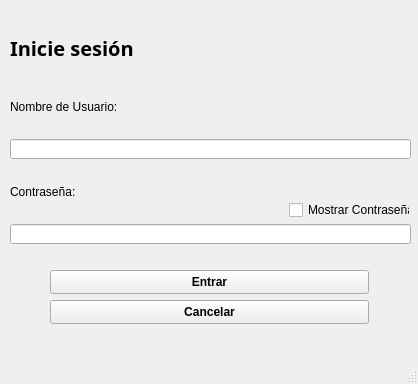
<?xml version="1.0" encoding="UTF-8"?>
<ui version="4.0">
 <class>iniciarsesion</class>
 <widget class="QMainWindow" name="iniciarsesion">
  <property name="geometry">
   <rect>
    <x>0</x>
    <y>0</y>
    <width>418</width>
    <height>384</height>
   </rect>
  </property>
  <property name="windowTitle">
   <string>MainWindow</string>
  </property>
  <widget class="QWidget" name="centralwidget">
   <widget class="QLineEdit" name="Username_Text">
    <property name="geometry">
     <rect>
      <x>10</x>
      <y>139</y>
      <width>401</width>
      <height>20</height>
     </rect>
    </property>
   </widget>
   <widget class="QLabel" name="label_2">
    <property name="geometry">
     <rect>
      <x>10</x>
      <y>80</y>
      <width>319</width>
      <height>53</height>
     </rect>
    </property>
    <property name="text">
     <string>Nombre de Usuario:</string>
    </property>
   </widget>
   <widget class="QPushButton" name="Entrar_Button">
    <property name="geometry">
     <rect>
      <x>50</x>
      <y>270</y>
      <width>319</width>
      <height>24</height>
     </rect>
    </property>
    <property name="font">
     <font>
      <family>System</family>
      <weight>75</weight>
      <bold>true</bold>
     </font>
    </property>
    <property name="text">
     <string>Entrar</string>
    </property>
   </widget>
   <widget class="QLabel" name="label">
    <property name="geometry">
     <rect>
      <x>10</x>
      <y>21</y>
      <width>401</width>
      <height>53</height>
     </rect>
    </property>
    <property name="font">
     <font>
      <family>Source Code Pro</family>
      <pointsize>15</pointsize>
      <weight>75</weight>
      <bold>true</bold>
     </font>
    </property>
    <property name="text">
     <string>Inicie sesión</string>
    </property>
   </widget>
   <widget class="QLabel" name="label_3">
    <property name="geometry">
     <rect>
      <x>10</x>
      <y>165</y>
      <width>319</width>
      <height>53</height>
     </rect>
    </property>
    <property name="text">
     <string>Contraseña:</string>
    </property>
   </widget>
   <widget class="QPushButton" name="Cancelar_Button">
    <property name="geometry">
     <rect>
      <x>50</x>
      <y>300</y>
      <width>319</width>
      <height>24</height>
     </rect>
    </property>
    <property name="font">
     <font>
      <family>System</family>
      <weight>75</weight>
      <bold>true</bold>
     </font>
    </property>
    <property name="text">
     <string>Cancelar</string>
    </property>
   </widget>
   <widget class="QLineEdit" name="Password_Text">
    <property name="geometry">
     <rect>
      <x>10</x>
      <y>224</y>
      <width>401</width>
      <height>20</height>
     </rect>
    </property>
    <property name="sizePolicy">
     <sizepolicy hsizetype="Expanding" vsizetype="Fixed">
      <horstretch>0</horstretch>
      <verstretch>0</verstretch>
     </sizepolicy>
    </property>
    <property name="echoMode">
     <enum>QLineEdit::Password</enum>
    </property>
    <property name="readOnly">
     <bool>false</bool>
    </property>
   </widget>
   <widget class="QCheckBox" name="visibility_Check">
    <property name="geometry">
     <rect>
      <x>289</x>
      <y>200</y>
      <width>121</width>
      <height>20</height>
     </rect>
    </property>
    <property name="text">
     <string>Mostrar Contraseña</string>
    </property>
   </widget>
  </widget>
  <widget class="QMenuBar" name="menubar">
   <property name="geometry">
    <rect>
     <x>0</x>
     <y>0</y>
     <width>418</width>
     <height>21</height>
    </rect>
   </property>
  </widget>
  <widget class="QStatusBar" name="statusbar"/>
 </widget>
 <resources/>
 <connections/>
</ui>
